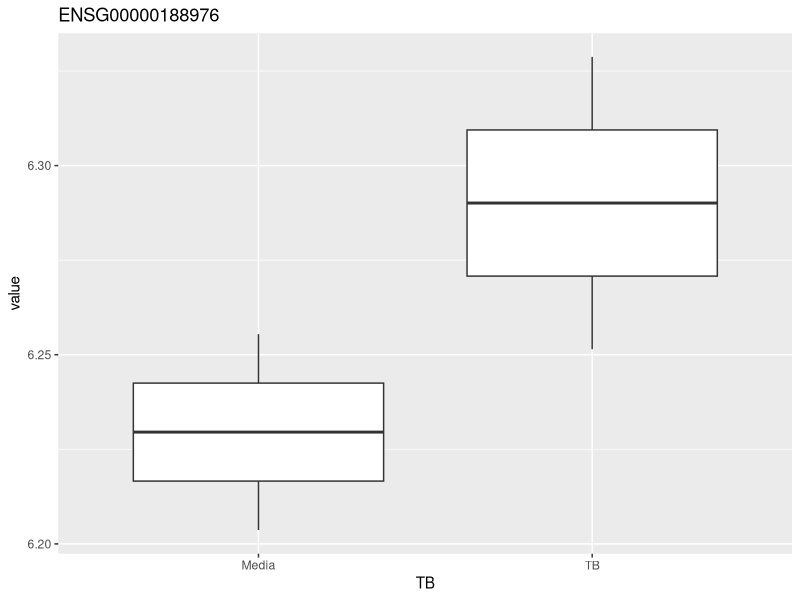
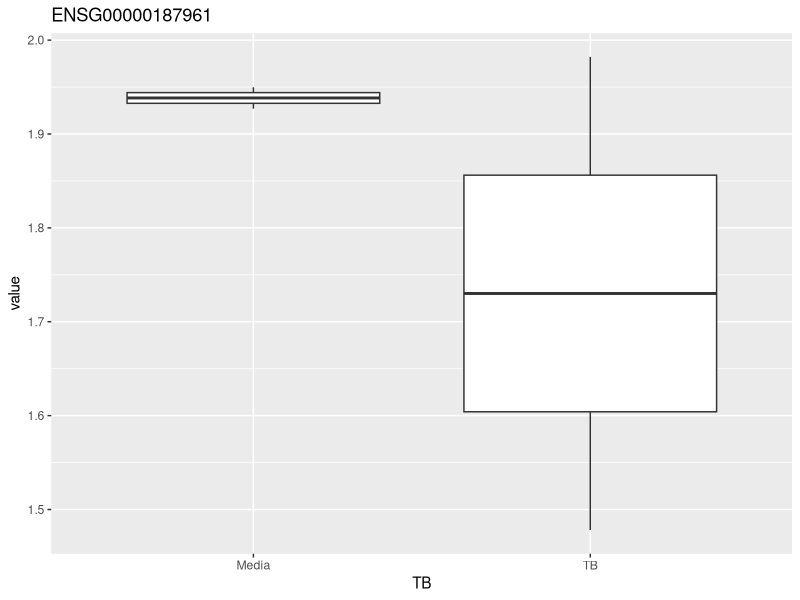
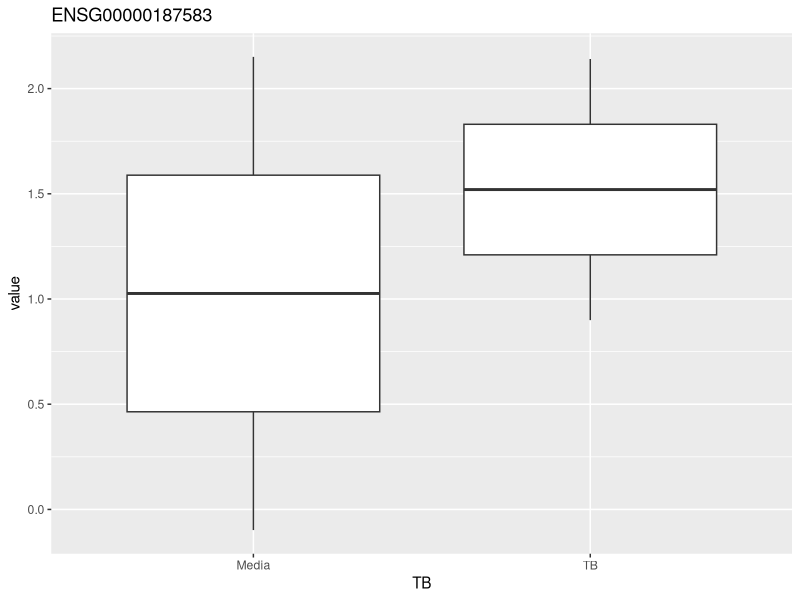
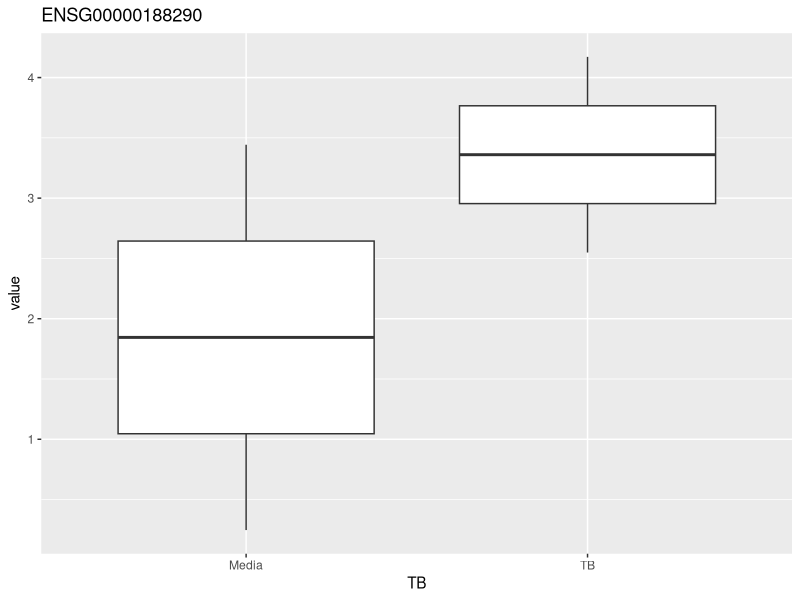
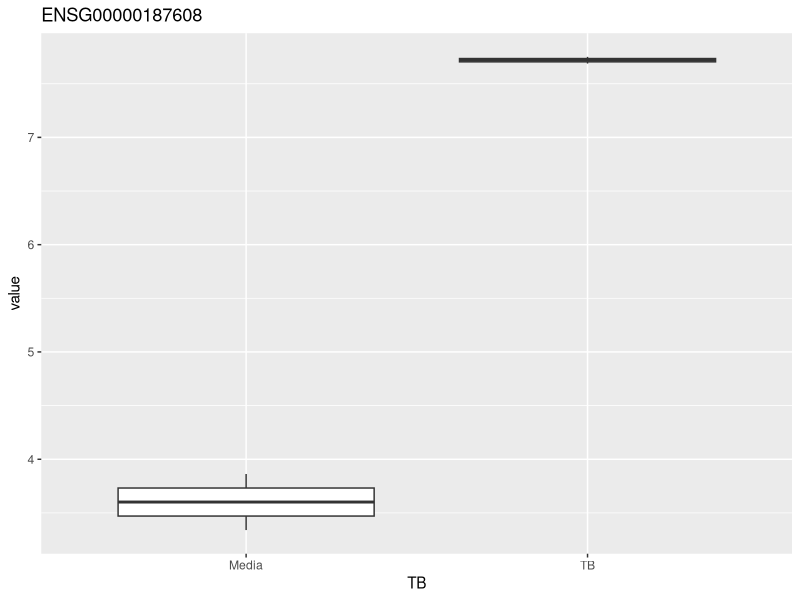
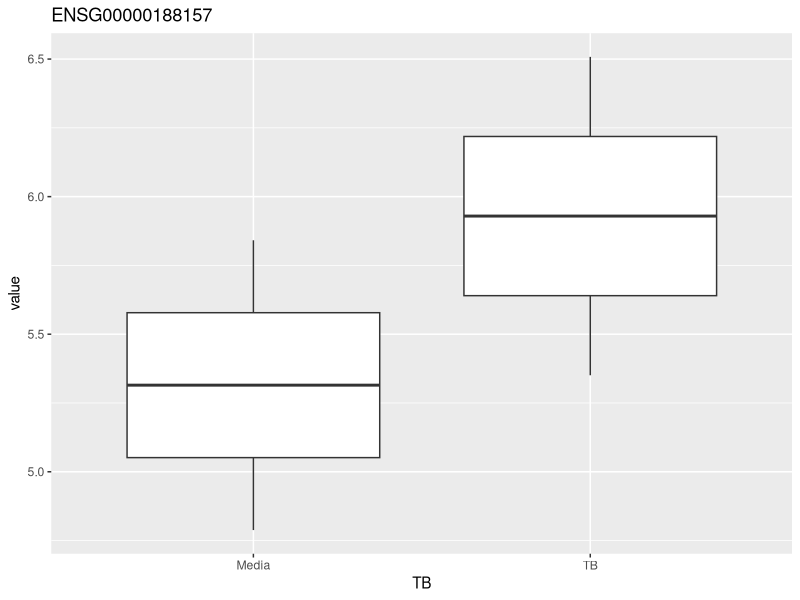
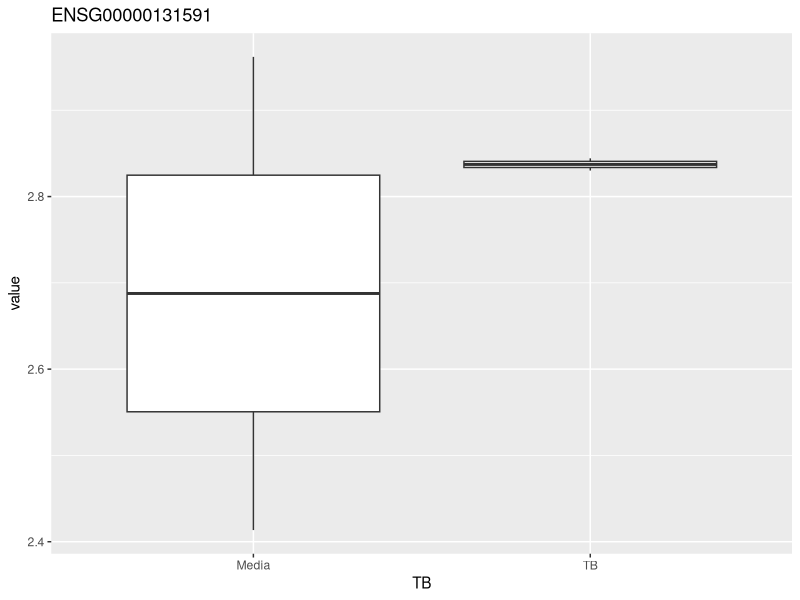
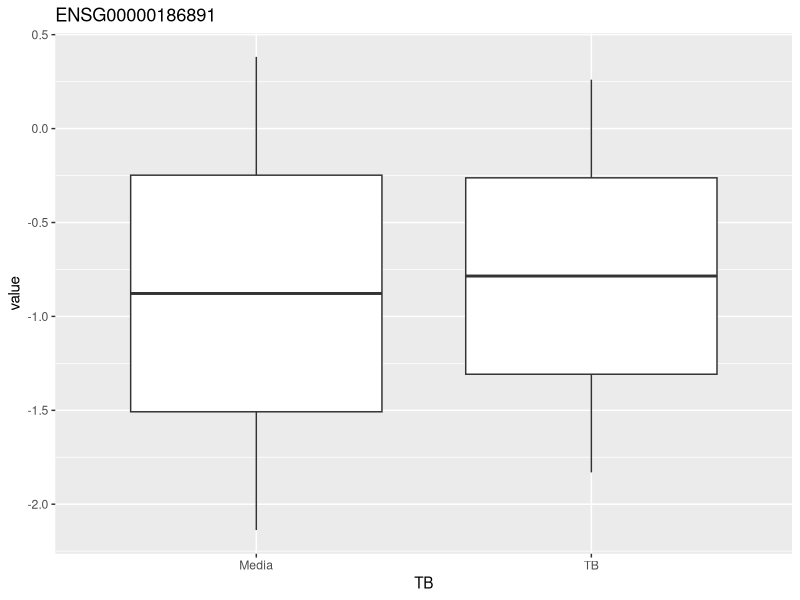

Source code (R) for these figures, in order: (Note: this script raises an error after producing the figures.)
library(tidyverse)

dat <- read_csv("data/counts_sub.csv")

dat.mat <-dat %>% 
  column_to_rownames("geneName") %>% 
  as.matrix()

#### Apply ####
# syntax
## apply(matrix, MARGIN, FUN)
## MARGIN=1 (rows), MARGIN=2 (cols)

apply(dat.mat, MARGIN = 1, FUN = mean)
apply(dat.mat, MARGIN = 2, FUN = mean)
apply(dat.mat, MARGIN = c(1,2), FUN = mean)

apply(dat.mat, MARGIN = 2, FUN = function(x) sum(x)/length(x))

#### Compare summarize ####
dat %>% 
  summarise_at(vars(-geneName), mean)

dat %>% 
  summarise_if(is.numeric, mean)

dat %>% 
  pivot_longer(-geneName, names_to = "sampID", values_to = "count") %>% 
  group_by(sampID) %>% 
  summarise(mean = mean(count))

dat %>% 
  pivot_longer(-geneName, names_to = "sampID", values_to = "count") %>% 
  separate(sampID, into=c("ptID", "cell", "TB"), sep="_") %>% 
  group_by(TB) %>% 
  summarise(mean = mean(count))

#### Compare loop ####

#ncol(dat.mat)

result <- data.frame()
for(i in 1:4){
  print(i)
  
  dat.sub <- dat.mat[,i]
  #print(dat.sub)
  
  result.temp <- mean(dat.mat[,i])
  print(result.temp)
  
  result <- rbind(result, result.temp)
}#

result
#Add names
result$sampID <- colnames(dat.mat)
result

#####
result <- data.frame()
for(sample in colnames(dat.mat)){
  print(sample)
  
  dat.sub <- dat.mat[,sample]
  #print(dat.sub)
  
  result.temp <- mean(dat.sub)
  #print(result.temp)
  
  result.temp.df <- data.frame(mean = result.temp,
                               sampID = sample)
  #print(result.temp.df)
  
  result <- rbind(result, result.temp.df)
}

result <- data.frame()
for(sample in colnames(dat.mat)){
  print(sample)
  
  result.temp.df <- data.frame(mean = mean(dat.mat[,sample]),
                               sampID = sample)
  #print(result.temp.df)
  
  result <- rbind(result, result.temp.df)
}

#### Apply family functions ####
# apply() for mat and df
# lapply( ) for list
# mapply( ) for multivariate
#
for(gene in dat$geneName){
  dat.format <- dat %>% 
  #plot <- dat %>% 
    filter(geneName == gene) %>% 
    pivot_longer(-geneName) %>% 
    separate(name, into=c("ptID", "cell", "TB"), sep="_") %>% 
  #print(dat.format)
    
    ggplot(aes(x=TB, y=value)) +
    geom_boxplot() +
    ggtitle(gene)
  #print(plot)
  
  dir.create("figures/", showWarnings = FALSE)
  filename <- paste("figures/", gene, ".pdf", sep="")
  ggsave(filename, plot)
}

#### Turn into function ####
plot.fxn <- function(input){
  if(is.data.frame(input)){
    print("Date are data frame.")
  } else{
    stop("Date are not data frame.")
  }
  
  for(gene in input$geneName){
    #dat.format <- input %>% 
    plot <- dat %>% 
      filter(geneName == gene) %>% 
      pivot_longer(-geneName) %>% 
      separate(name, into=c("ptID", "cell", "TB"), sep="_") %>% 
      #print(dat.format)
      
      ggplot(aes(x=TB, y=value)) +
      geom_boxplot() +
      ggtitle(gene)
    #print(plot)
    
    dir.create("figures/", showWarnings = FALSE)
    filename <- paste("figures/", gene, ".pdf", sep="")
    ggsave(filename, plot)
  }
}

plot.fxn(input = dat)
plot.fxn(input = dat.mat)


#####
result <- data.frame()
for(gene in dat$geneName){
  require(broom)
  
  result <- dat %>% 
    filter(geneName == gene) %>% 
    pivot_longer(-geneName) %>% 
    separate(name, into=c("ptID", "cell", "TB"), sep="_") %>% 
    aov(value ~ TB, data=.) %>% 
    
    tidy() %>% 
    mutate(geneName = gene) %>% 
    bind_rows(., result)
}

#### Parallel ####
library(data.table)
library(doParallel)
library(foreach)
library(broom)
registerDoParallel(cores=2)

result <- data.frame()
result <- rbindlist(foreach(gene = dat$geneName) %dopar% {
  result <- dat %>% 
    filter(geneName == gene) %>% 
    pivot_longer(-geneName) %>% 
    separate(name, into=c("ptID", "cell", "TB"), sep="_") %>% 
    aov(value ~ TB, data=.) %>% 
    
    tidy() %>% 
    mutate(geneName = gene) %>% 
    bind_rows(., result)
})
